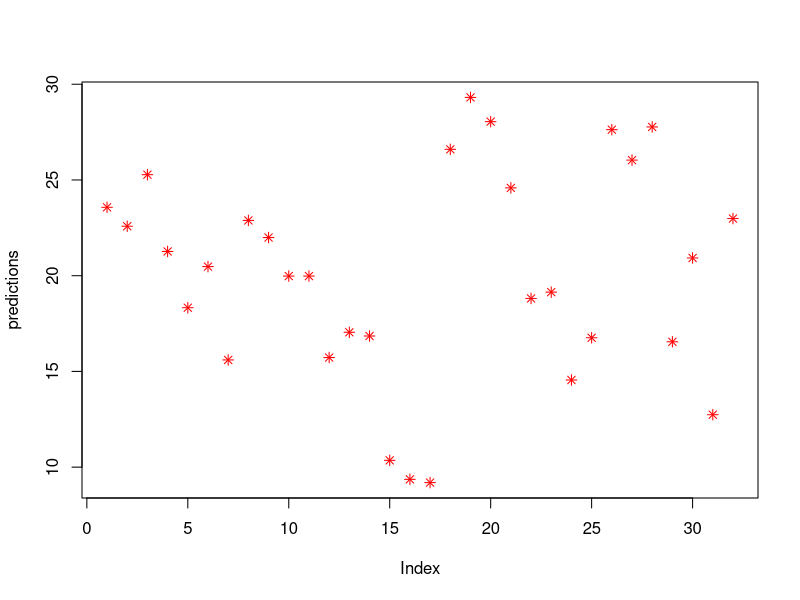

This figure's R source:
data(mtcars)
head(mtcars)
summary(mtcars)
model <-lm(mpg ~ wt + hp,data = mtcars)
print(model)
summary(model)
new_data <- data.frame(wt = c(3,2.5),hp = c(110,150))
print(new_data)
predictions<-predict(model,new_data= new_data)
print(predictions)
plot(predictions,col="red",pch=8)
